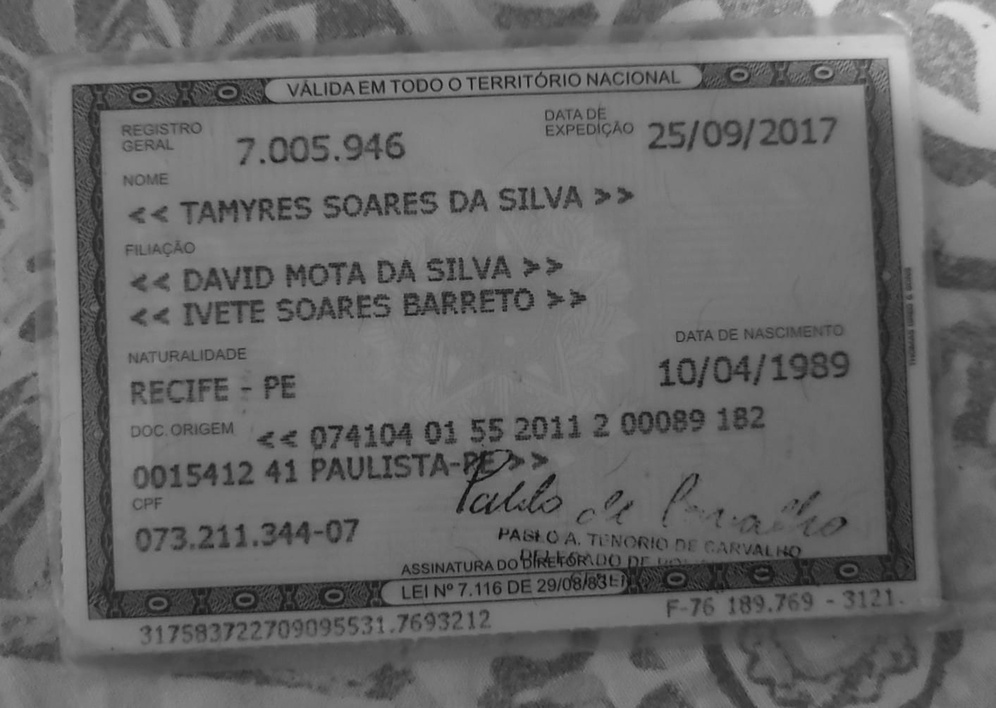
#> input picture gray_image.jpg, 996 x 708 px, shrunk from 1413 x 1005 before the run
$ python main.py
#> lines starting #> are read from the running program, lines starting #| are printed output that depends on the picture; after the words box and inside, x2 and y2 are one past the last pixel; in counts of white or black regions, pixels touching at a corner belong together
import pytesseract
import cv2
import re

# Função para limpar e formatar o texto
# [63 lines left out: functions clean_text, display_raw_text, extract_fields, not called in this run]

# Função principal
def main(image_path):
    # Carrega a imagem
#> called with image_path = 'gray_image.jpg'
    image = cv2.imread(image_path)
#> image is the input picture: shape (708, 996, 3); min 8, max 228, mean 105.1

    # Pré-processamento da imagem
    processed_image = cv2.cvtColor(image, cv2.COLOR_BGR2GRAY)  # Converte para escala de cinza
    processed_image = cv2.threshold(processed_image, 0, 255, cv2.THRESH_BINARY | cv2.THRESH_OTSU)[1]  # Binariza a imagem
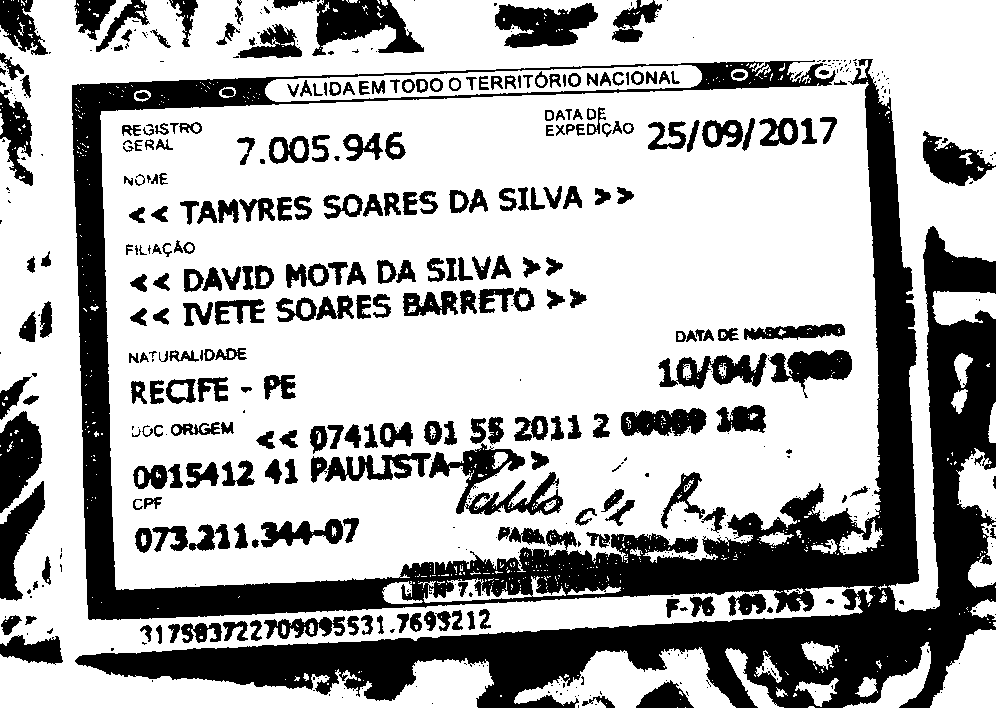
#> processed_image: shape (708, 996); 69.2% white; 576 black regions (299 under 20 px), largest, box (x1, y1, x2, y2) and area: (72, 59, 996, 708) 133254, (312, 0, 424, 56) 3390, (429, 443, 563, 515) 3314

    # Realiza OCR na imagem
    custom_config = r'--oem 3 --psm 6'
#> (the run stopped early here; a loop or call above may not have finished)
